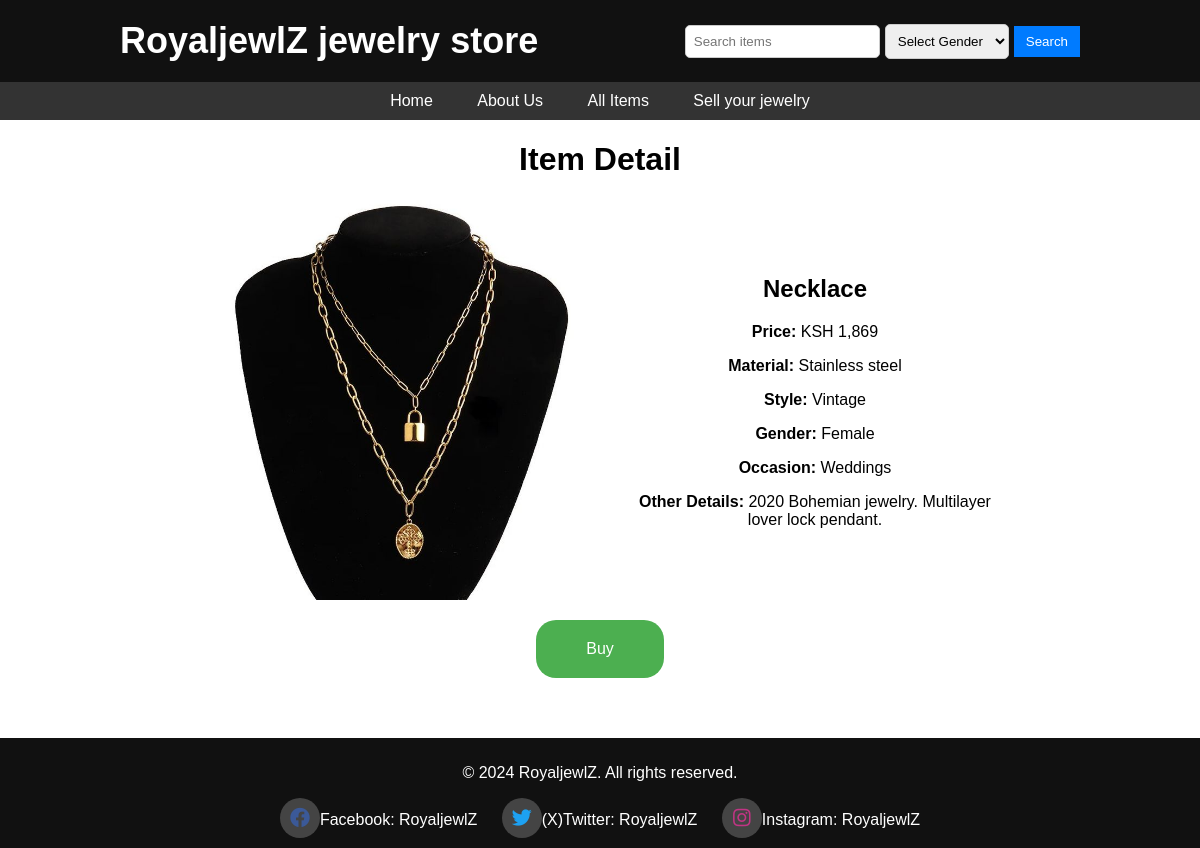
Screenshot of /item/1/ with the database file from the repository.
### myapp/models.py (models this page shows, shortened)
class Item(models.Model):
    image = models.ImageField(upload_to='images')
    type = models.CharField(max_length=100)
    price = models.CharField(max_length=100)
    material = models.CharField(max_length=100)
    style = models.CharField(max_length=100)
    gender = models.CharField(max_length=50)
    occasion = models.CharField(max_length=100)
    other_details = models.TextField()

### myapp/views.py (the view)
# urls.py: path('item/<int:item_id>/', views.item_detail, name='item_detail'),
def item_detail(request, item_id):
    item = get_object_or_404(Item, pk=item_id)
    return render(request, 'item_detail.html', {'item': item})

### myapp/templates/item_detail.html (shortened to what this page needs)
{% extends 'base.html' %}
{% block content %}
<h1>Item Detail</h1>
<div class="item-container">
    <img src="{{ item.image.url }}" alt="{{ item.type }}" class="item-image">
    <div class="item-details">
        <h2>{{ item.type }}</h2>
        <p><strong>Price:</strong> {{ item.price }}</p>
        <p><strong>Material:</strong> {{ item.material }}</p>
        <p><strong>Style:</strong> {{ item.style }}</p>
        <p><strong>Gender:</strong> {{ item.gender }}</p>
        <p><strong>Occasion:</strong> {{ item.occasion }}</p>
        <p><strong>Other Details:</strong> {{ item.other_details }}</p>
    </div>
</div>
<a href="{% url 'user_details' %}" class="buy-button">Buy</a>
{% endblock %}

### myapp/static/css/styles.css (style rules this page uses)
body { font-family: Arial, sans-serif; background-color: #fff; color: #000; margin: 0; padding: 0; height: 100%; position: relative; text-align: center; }

### myapp/templates/item_detail.html (style rules this page uses)
.item-container { display: flex; align-items: center; margin: 0 auto; max-width: 800px; }
.item-image { width: 50%; margin-right: 30px; }
.item-details { width: 60%; }
.buy-button { display: inline-block; background-color: #4CAF50; color: white; padding: 20px 50px; text-align: center; text-decoration: none; font-size: 16px; border-radius: 20px; cursor: pointer; margin-top: 20px; }

### rows the page displays
Item: image (picture), type "Necklace", price "KSH 1,869", material "Stainless steel", style "Vintage", gender "Female", occasion "Weddings", other_details "2020 Bohemian jewelry. Multilayer lover lock pendant."
